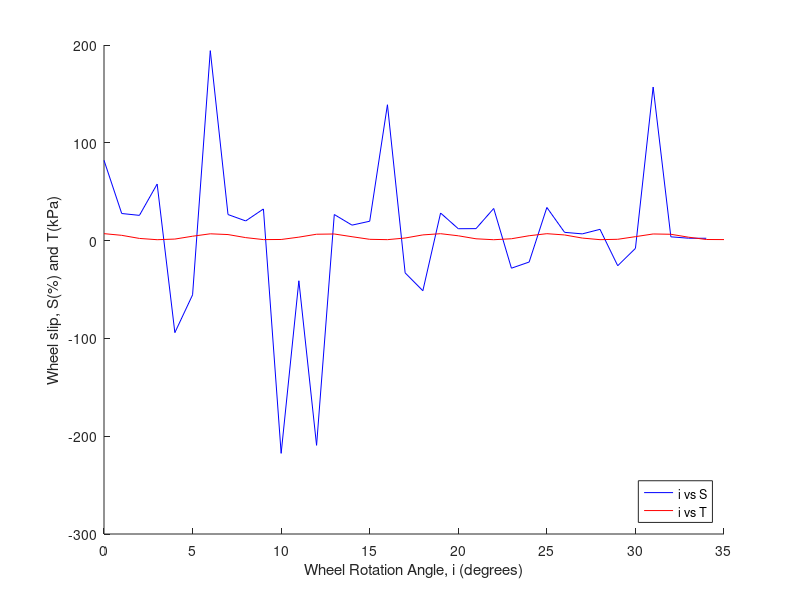

The MATLAB source for this figure:
clear all; clc;

c = 1.04; % soil cohesion (kPa)
p = 28.5; % soil internal friction angle 
r = 0.0885; % wheel radius (m)
k = 0.015; % shear displacement under wheel
Qm = 5; % max normal stress angle
Qf = 35; % angle between vertical and leading edge of wheel contact patch
amax = 15; % max normal stress (kPa)
n = 1.2; % exponent of terrain deformation 
t = 8.5; % shear stress (kPa)

acc = 0.001;


%Define the Wheel Slip, S as a function of Q
Q = 0; % angle of rotation 

Q_List = [];
S_List = [];
T_List = [];


while (Q<36) 
  
    a = amax*(((cos(Q) - cos(Qf))/(cos(Qm) - cos(Qf)))^n); % normal stress 
    T = (c + a*tan(p)); % Let T be the variable
    S = 1 - (((k/r)*log(1 - (t/T)) + (Qf - Q))/(sin(Qf) - sin(Q)));
    
    display(S);
    display(Q);
    
    i = Q + 1;
    
    T_List(i) = T;
    Q_List(i) = Q;
    S_List(i) = S;
    Q = Q + 1;
end

hold on;
xlabel('Wheel Rotation Angle, i (degrees)');
ylabel('Wheel slip, S(%) and T(kPa)');
plot(Q_List,S_List, 'b');
plot(Q_List,T_List, 'r');
legend({'i vs S','i vs T'},'Location','southeast')

